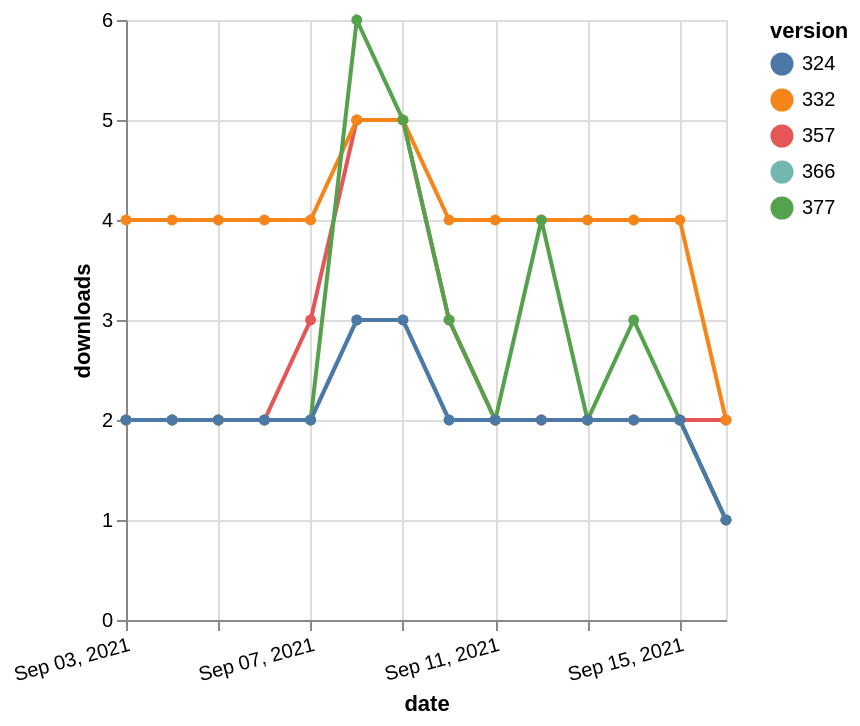

Describe this chart as a Vega-Lite specification.
### Vega-Lite specification from a JSON file in a GitHub repository (floating-point values rounded to 4 significant figures)
{"$schema": "https://vega.github.io/schema/vega-lite/v5.json", "description": "A simple bar chart with embedded data.", "data": {"values": [{"date": "2021-09-03", "total": 2336, "delta": 2, "version": "366"}, {"date": "2021-09-04", "total": 2338, "delta": 2, "version": "366"}, {"date": "2021-09-05", "total": 2340, "delta": 2, "version": "366"}, {"date": "2021-09-06", "total": 2342, "delta": 2, "version": "366"}, {"date": "2021-09-07", "total": 2344, "delta": 2, "version": "366"}, {"date": "2021-09-08", "total": 2347, "delta": 3, "version": "366"}, {"date": "2021-09-09", "total": 2350, "delta": 3, "version": "366"}, {"date": "2021-09-10", "total": 2352, "delta": 2, "version": "366"}, {"date": "2021-09-11", "total": 2354, "delta": 2, "version": "366"}, {"date": "2021-09-12", "total": 2356, "delta": 2, "version": "366"}, {"date": "2021-09-13", "total": 2358, "delta": 2, "version": "366"}, {"date": "2021-09-14", "total": 2360, "delta": 2, "version": "366"}, {"date": "2021-09-15", "total": 2362, "delta": 2, "version": "366"}, {"date": "2021-09-16", "total": 2363, "delta": 1, "version": "366"}, {"date": "2021-09-03", "total": 2928, "delta": 2, "version": "357"}, {"date": "2021-09-04", "total": 2930, "delta": 2, "version": "357"}, {"date": "2021-09-05", "total": 2932, "delta": 2, "version": "357"}, {"date": "2021-09-06", "total": 2934, "delta": 2, "version": "357"}, {"date": "2021-09-07", "total": 2937, "delta": 3, "version": "357"}, {"date": "2021-09-08", "total": 2942, "delta": 5, "version": "357"}, {"date": "2021-09-09", "total": 2947, "delta": 5, "version": "357"}, {"date": "2021-09-10", "total": 2950, "delta": 3, "version": "357"}, {"date": "2021-09-11", "total": 2952, "delta": 2, "version": "357"}, {"date": "2021-09-12", "total": 2954, "delta": 2, "version": "357"}, {"date": "2021-09-13", "total": 2956, "delta": 2, "version": "357"}, {"date": "2021-09-14", "total": 2958, "delta": 2, "version": "357"}, {"date": "2021-09-15", "total": 2960, "delta": 2, "version": "357"}, {"date": "2021-09-16", "total": 2962, "delta": 2, "version": "357"}, {"date": "2021-09-03", "total": 5028, "delta": 4, "version": "332"}, {"date": "2021-09-04", "total": 5032, "delta": 4, "version": "332"}, {"date": "2021-09-05", "total": 5036, "delta": 4, "version": "332"}, {"date": "2021-09-06", "total": 5040, "delta": 4, "version": "332"}, {"date": "2021-09-07", "total": 5044, "delta": 4, "version": "332"}, {"date": "2021-09-08", "total": 5049, "delta": 5, "version": "332"}, {"date": "2021-09-09", "total": 5054, "delta": 5, "version": "332"}, {"date": "2021-09-10", "total": 5058, "delta": 4, "version": "332"}, {"date": "2021-09-11", "total": 5062, "delta": 4, "version": "332"}, {"date": "2021-09-12", "total": 5066, "delta": 4, "version": "332"}, {"date": "2021-09-13", "total": 5070, "delta": 4, "version": "332"}, {"date": "2021-09-14", "total": 5074, "delta": 4, "version": "332"}, {"date": "2021-09-15", "total": 5078, "delta": 4, "version": "332"}, {"date": "2021-09-16", "total": 5080, "delta": 2, "version": "332"}, {"date": "2021-09-03", "total": 2199, "delta": 2, "version": "377"}, {"date": "2021-09-04", "total": 2201, "delta": 2, "version": "377"}, {"date": "2021-09-05", "total": 2203, "delta": 2, "version": "377"}, {"date": "2021-09-06", "total": 2205, "delta": 2, "version": "377"}, {"date": "2021-09-07", "total": 2207, "delta": 2, "version": "377"}, {"date": "2021-09-08", "total": 2213, "delta": 6, "version": "377"}, {"date": "2021-09-09", "total": 2218, "delta": 5, "version": "377"}, {"date": "2021-09-10", "total": 2221, "delta": 3, "version": "377"}, {"date": "2021-09-11", "total": 2223, "delta": 2, "version": "377"}, {"date": "2021-09-12", "total": 2227, "delta": 4, "version": "377"}, {"date": "2021-09-13", "total": 2229, "delta": 2, "version": "377"}, {"date": "2021-09-14", "total": 2232, "delta": 3, "version": "377"}, {"date": "2021-09-15", "total": 2234, "delta": 2, "version": "377"}, {"date": "2021-09-16", "total": 2235, "delta": 1, "version": "377"}, {"date": "2021-09-03", "total": 2676, "delta": 2, "version": "324"}, {"date": "2021-09-04", "total": 2678, "delta": 2, "version": "324"}, {"date": "2021-09-05", "total": 2680, "delta": 2, "version": "324"}, {"date": "2021-09-06", "total": 2682, "delta": 2, "version": "324"}, {"date": "2021-09-07", "total": 2684, "delta": 2, "version": "324"}, {"date": "2021-09-08", "total": 2687, "delta": 3, "version": "324"}, {"date": "2021-09-09", "total": 2690, "delta": 3, "version": "324"}, {"date": "2021-09-10", "total": 2692, "delta": 2, "version": "324"}, {"date": "2021-09-11", "total": 2694, "delta": 2, "version": "324"}, {"date": "2021-09-12", "total": 2696, "delta": 2, "version": "324"}, {"date": "2021-09-13", "total": 2698, "delta": 2, "version": "324"}, {"date": "2021-09-14", "total": 2700, "delta": 2, "version": "324"}, {"date": "2021-09-15", "total": 2702, "delta": 2, "version": "324"}, {"date": "2021-09-16", "total": 2703, "delta": 1, "version": "324"}]}, "width": "container", "mark": {"type": "line", "point": {"filled": true}}, "encoding": {"x": {"field": "date", "type": "temporal", "timeUnit": "yearmonthdate", "title": "date", "axis": {"labelAngle": -15}}, "y": {"field": "delta", "type": "quantitative", "title": "downloads"}, "color": {"field": "version", "type": "nominal"}, "tooltip": {"field": "delta"}}}
